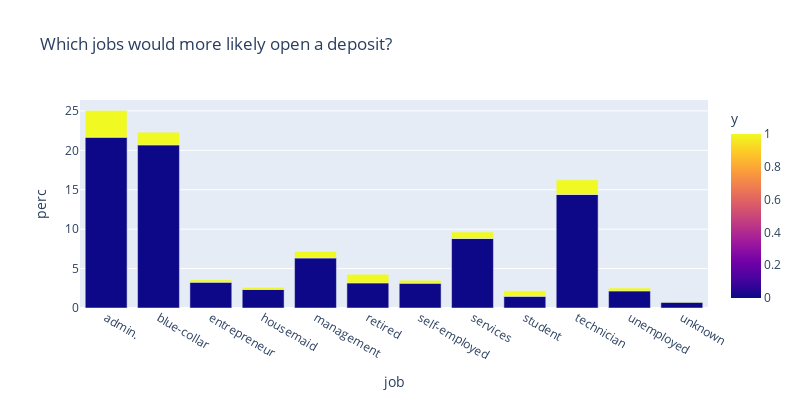

Source (notebook cell):
### Code cell
px.bar(data_frame=df_job,x="job",y="perc",color="y",orientation="v",title="Which jobs would more likely open a deposit?", height=400,width=800)

### Figure 1 — Plotly figure (JSON) as saved in the notebook; plotly's stock layout.template omitted (floating-point values rounded to 4 significant figures)
{"data": [{"alignmentgroup": "True", "hovertemplate": "job=%{x}<br>perc=%{y}<br>y=%{marker.color}<extra></extra>", "legendgroup": "", "marker": {"color": [0, 1, 0, 1, 0, 1, 0, 1, 0, 1, 0, 1, 0, 1, 0, 1, 0, 1, 0, 1, 0, 1, 0, 1], "coloraxis": "coloraxis"}, "name": "", "offsetgroup": "", "orientation": "v", "showlegend": false, "textposition": "auto", "type": "bar", "x": ["admin.", "admin.", "blue-collar", "blue-collar", "entrepreneur", "entrepreneur", "housemaid", "housemaid", "management", "management", "retired", "retired", "self-employed", "self-employed", "services", "services", "student", "student", "technician", "technician", "unemployed", "unemployed", "unknown", "unknown"], "xaxis": "x", "y": [21.66, 3.404, 20.69, 1.615, 3.271, 0.3087, 2.353, 0.2705, 6.346, 0.8318, 3.187, 1.1, 3.151, 0.3802, 8.813, 0.8216, 1.482, 0.6915, 14.4, 1.855, 2.171, 0.3598, 0.7374, 0.09186], "yaxis": "y"}], "layout": {"barmode": "relative", "coloraxis": {"colorbar": {"title": {"text": "y"}}, "colorscale": [[0, "#0d0887"], [0.1111, "#46039f"], [0.2222, "#7201a8"], [0.3333, "#9c179e"], [0.4444, "#bd3786"], [0.5556, "#d8576b"], [0.6667, "#ed7953"], [0.7778, "#fb9f3a"], [0.8889, "#fdca26"], [1, "#f0f921"]]}, "height": 400, "legend": {"tracegroupgap": 0}, "title": {"text": "Which jobs would more likely open a deposit?"}, "width": 800, "xaxis": {"anchor": "y", "autorange": true, "domain": [0, 1], "range": [-0.5, 11.5], "title": {"text": "job"}, "type": "category"}, "yaxis": {"anchor": "x", "autorange": true, "domain": [0, 1], "range": [0, 26.39], "title": {"text": "perc"}, "type": "linear"}}}
